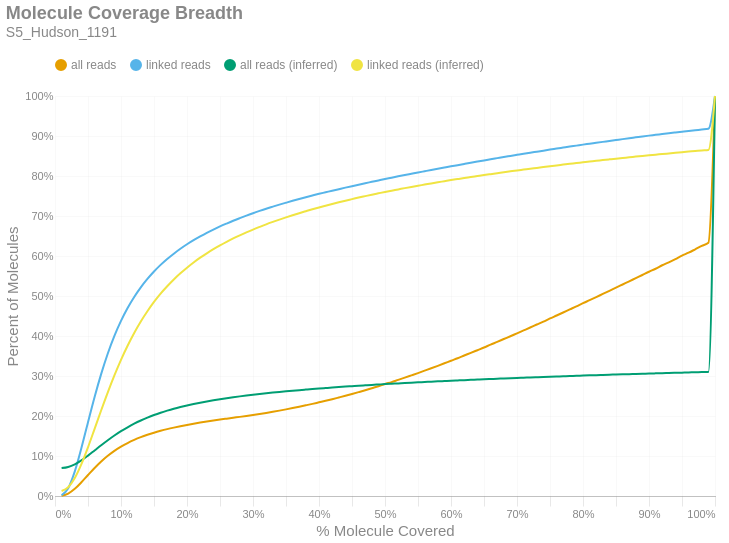

The cell this chart's notebook holds for it:
### Markdown cell above
### Molecule Read Coverage
This chart shows molecule coverage breadth as computed by the number of bases aligned to that molecule. In other words, "*how much of each unique long molecule is actually sequenced/aligned?*" Keep in mind there is a distinction between sequences and alignments, since some sequences belonging to a particular molecule may not align well and wouldn't appear in the alignment data. This chart also shows molecule coverage breadth as computed by the *inferred fragment* from which the aligned sequences originate. Unlike read coverage, this calculation takes into account the total insert size, including unsequenced gaps between the forward and reverse reads. Like the previous figures, these are cumulative percents.

### Code cell
if SKIPLR:
    print_html(f"Skipped")
else:
    binned_df = consolidated_hist(valids['coverage_bp'], mask, 0.01, True)
    binned_df_inf = consolidated_hist(valids['coverage_inserts'], mask, 0.01, True)
    binned_df = binned_df.with_columns(pl.lit(binned_df_inf['all reads (cumsum)']).alias('all reads (inferred)'))
    binned_df = binned_df.with_columns(pl.lit(binned_df_inf['linked reads (cumsum)']).alias('linked reads (inferred)'))
    binned_df = binned_df.with_columns(
        (pl.col('bin').cast(pl.Float64) + 0.01).alias('right_edge')
    )

    with SafeRender(binned_df):
        (
            density_plot(binned_df, 'Molecule Coverage Breadth', samplename, 'molcov', ['all reads (inferred)','linked reads (inferred)'])
            .encode(
                #x=alt.X('bin:Q', title="% Molecule Covered").axis(format = '%').scale(padding=0),
                x=alt.X('right_edge:Q', title="% Molecule Covered").axis(format='%').scale(padding=0),
                y=alt.Y('value:Q', title='Percent of Molecules')
                    .axis(format='%')
                    .stack(False)
                    .scale(domainMin=0, padding=0),
                color=alt.Color("key:N").scale(domain = ["all reads", "linked reads", "all reads (inferred)", "linked reads (inferred)"]),
                tooltip = [
                    alt.Tooltip("key:N", title = "Data Type"),
                    alt.Tooltip("range_label:N", title="% Molecule Covered"),
                    alt.Tooltip("value:Q", format = ".2%", title="% Molecules")
                ]
            )
        ).display()

### Figure 1 — Vega-Lite specification as saved in the notebook (floating-point values rounded to 4 significant figures)
{"width": "container", "height": 400, "config": {"title": {"anchor": "start", "dy": -15, "fontSize": 18, "color": "#888888", "subtitleColor": "#888888", "subtitleFontSize": 14}, "arc": {"fill": "#0072B2"}, "axis": {"domainColor": "#888888", "domainWidth": 0.5, "gridWidth": 0.2, "grid": false, "titleFontWeight": 400, "titleFontSize": 15, "labelFontSize": 11, "labelColor": "#888888", "tickColor": "#888888", "tickWidth": 0.2, "titleColor": "#888888"}, "axisBand": {"grid": false}, "axisX": {"grid": true, "tickSize": 10, "domainCap": "round"}, "axisY": {"domain": false, "grid": true, "tickSize": 0, "domainCap": "round"}, "background": "transparent", "header": {"labelFontSize": 15, "labelColor": "#888888", "titleFontSize": 15, "titleFontWeight": 600, "titleColor": "#888888"}, "legend": {"labelFont": "sans-serif", "labelFontSize": 12, "labelColor": "#888888", "symbolSize": 100, "symbolType": "circle", "titleFontSize": 12, "titlePadding": 10, "titleColor": "#888888", "title": null, "orient": "top"}, "range": {"category": ["#E69F00", "#56B4E9", "#009E73", "#F0E442", "#0072B2", "#D55E00", "#CC79A7", "#000000"], "diverging": ["#cfe8f3", "#a2d4ec", "#73bfe2", "#46abdb", "#1696d2", "#12719e"]}, "area": {"fill": "#0072B2", "fillOpacity": 0.7, "line": true, "strokeOpacity": 0.7}, "line": {"color": "#0072B2", "stroke": "#0072B2", "strokeWidth": 2}, "trail": {"color": "#0072B2", "stroke": "#0072B2", "strokeWidth": 0, "size": 1}, "point": {"filled": true, "fillOpacity": 1.0, "size": 95}, "text": {"color": "#888888", "fontSize": 11, "align": "right", "fontWeight": 400, "size": 11}, "bar": {"fill": "#0072B2", "stroke": null}, "view": {"stroke": null, "continuousWidth": 660, "continuousHeight": 400}}, "data": {"name": "data-bce1c4e74eb2acc0a05a7f60e969121b"}, "mark": {"type": "line", "interpolate": "monotone", "point": {"opacity": 0, "size": 275}}, "encoding": {"color": {"field": "key", "scale": {"domain": ["all reads", "linked reads", "all reads (inferred)", "linked reads (inferred)"]}, "type": "nominal"}, "tooltip": [{"field": "key", "title": "Data Type", "type": "nominal"}, {"field": "range_label", "title": "% Molecule Covered", "type": "nominal"}, {"field": "value", "format": ".2%", "title": "% Molecules", "type": "quantitative"}], "x": {"axis": {"format": "%"}, "field": "right_edge", "scale": {"padding": 0}, "title": "% Molecule Covered", "type": "quantitative"}, "y": {"axis": {"format": "%"}, "field": "value", "scale": {"domainMin": 0, "padding": 0}, "stack": false, "title": "Percent of Molecules", "type": "quantitative"}}, "params": [{"name": "param_c36ac31b6afebe62", "select": {"type": "point", "fields": ["key"]}, "bind": "legend"}], "title": {"text": "Molecule Coverage Breadth", "subtitle": "S5_Hudson_1191"}, "transform": [{"fold": ["all reads (cumsum)", "linked reads (cumsum)", "all reads (inferred)", "linked reads (inferred)"]}, {"calculate": "replace(datum.key, ' (cumsum)', '')", "as": "key"}, {"filter": {"param": "param_c36ac31b6afebe62"}}], "usermeta": {"embedOptions": {"downloadFileName": "S5_Hudson_1191.molcov"}}, "$schema": "https://vega.github.io/schema/vega-lite/v6.1.0.json", "datasets": {"data-bce1c4e74eb2acc0a05a7f60e969121b": [{"bin": "0.0", "interval": "0.0-0.01", "all reads": 0.0006454, "linked reads": 0.001726, "all reads (cumsum)": 0.0006454, "linked reads (cumsum)": 0.001726, "range_label": "0.0-0.01", "all reads (inferred)": 0.06975, "linked reads (inferred)": 0.01247, "right_edge": 0.01}, {"bin": "0.01", "interval": "0.01-0.02", "all reads": 0.00525, "linked reads": 0.01781, "all reads (cumsum)": 0.005895, "linked reads (cumsum)": 0.01954, "range_label": "0.01-0.02", "all reads (inferred)": 0.07264, "linked reads (inferred)": 0.02193, "right_edge": 0.02}, {"bin": "0.02", "interval": "0.02-0.03", "all reads": 0.01198, "linked reads": 0.04216, "all reads (cumsum)": 0.01788, "linked reads (cumsum)": 0.06169, "range_label": "0.02-0.03", "all reads (inferred)": 0.07925, "linked reads (inferred)": 0.04487, "right_edge": 0.03}, {"bin": "0.03", "interval": "0.03-0.04", "all reads": 0.01644, "linked reads": 0.05823, "all reads (cumsum)": 0.03432, "linked reads (cumsum)": 0.1199, "range_label": "0.03-0.04", "all reads (inferred)": 0.08903, "linked reads (inferred)": 0.07947, "right_edge": 0.04}, {"bin": "0.04", "interval": "0.04-0.05", "all reads": 0.01811, "linked reads": 0.0645, "all reads (cumsum)": 0.05242, "linked reads (cumsum)": 0.1844, "range_label": "0.04-0.05", "all reads (inferred)": 0.1009, "linked reads (inferred)": 0.1218, "right_edge": 0.05}, {"bin": "0.05", "interval": "0.05-0.06", "all reads": 0.01773, "linked reads": 0.06323, "all reads (cumsum)": 0.07016, "linked reads (cumsum)": 0.2477, "range_label": "0.05-0.06", "all reads (inferred)": 0.1139, "linked reads (inferred)": 0.1679, "right_edge": 0.06}, {"bin": "0.06", "interval": "0.06-0.07", "all reads": 0.01616, "linked reads": 0.0577, "all reads (cumsum)": 0.08631, "linked reads (cumsum)": 0.3054, "range_label": "0.06-0.07", "all reads (inferred)": 0.1268, "linked reads (inferred)": 0.2143, "right_edge": 0.07}, {"bin": "0.07", "interval": "0.07-0.08", "all reads": 0.01427, "linked reads": 0.051, "all reads (cumsum)": 0.1006, "linked reads (cumsum)": 0.3564, "range_label": "0.07-0.08", "all reads (inferred)": 0.1394, "linked reads (inferred)": 0.2592, "right_edge": 0.08}, {"bin": "0.08", "interval": "0.08-0.09", "all reads": 0.01234, "linked reads": 0.04407, "all reads (cumsum)": 0.1129, "linked reads (cumsum)": 0.4004, "range_label": "0.08-0.09", "all reads (inferred)": 0.1512, "linked reads (inferred)": 0.3015, "right_edge": 0.09}, {"bin": "0.09", "interval": "0.09-0.1", "all reads": 0.01051, "linked reads": 0.03748, "all reads (cumsum)": 0.1234, "linked reads (cumsum)": 0.4379, "range_label": "0.09-0.1", "all reads (inferred)": 0.1621, "linked reads (inferred)": 0.3405, "right_edge": 0.1}, {"bin": "0.1", "interval": "0.1-0.11", "all reads": 0.009024, "linked reads": 0.03207, "all reads (cumsum)": 0.1325, "linked reads (cumsum)": 0.47, "range_label": "0.1-0.11", "all reads (inferred)": 0.1719, "linked reads (inferred)": 0.3757, "right_edge": 0.11}, {"bin": "0.11", "interval": "0.11-0.12", "all reads": 0.007776, "linked reads": 0.02765, "all reads (cumsum)": 0.1402, "linked reads (cumsum)": 0.4976, "range_label": "0.11-0.12", "all reads (inferred)": 0.1808, "linked reads (inferred)": 0.4077, "right_edge": 0.12}, {"bin": "0.12", "interval": "0.12-0.13", "all reads": 0.006794, "linked reads": 0.02413, "all reads (cumsum)": 0.147, "linked reads (cumsum)": 0.5217, "range_label": "0.12-0.13", "all reads (inferred)": 0.1888, "linked reads (inferred)": 0.4363, "right_edge": 0.13}, {"bin": "0.13", "interval": "0.13-0.14", "all reads": 0.005927, "linked reads": 0.02095, "all reads (cumsum)": 0.153, "linked reads (cumsum)": 0.5427, "range_label": "0.13-0.14", "all reads (inferred)": 0.1959, "linked reads (inferred)": 0.4619, "right_edge": 0.14}, {"bin": "0.14", "interval": "0.14-0.15", "all reads": 0.005287, "linked reads": 0.01864, "all reads (cumsum)": 0.1582, "linked reads (cumsum)": 0.5613, "range_label": "0.14-0.15", "all reads (inferred)": 0.2024, "linked reads (inferred)": 0.4851, "right_edge": 0.15}, {"bin": "0.15", "interval": "0.15-0.16", "all reads": 0.004675, "linked reads": 0.01645, "all reads (cumsum)": 0.1629, "linked reads (cumsum)": 0.5778, "range_label": "0.15-0.16", "all reads (inferred)": 0.2082, "linked reads (inferred)": 0.5059, "right_edge": 0.16}, {"bin": "0.16", "interval": "0.16-0.17", "all reads": 0.004228, "linked reads": 0.01482, "all reads (cumsum)": 0.1671, "linked reads (cumsum)": 0.5926, "range_label": "0.16-0.17", "all reads (inferred)": 0.2134, "linked reads (inferred)": 0.5243, "right_edge": 0.17}, {"bin": "0.17", "interval": "0.17-0.18", "all reads": 0.003807, "linked reads": 0.01322, "all reads (cumsum)": 0.171, "linked reads (cumsum)": 0.6058, "range_label": "0.17-0.18", "all reads (inferred)": 0.2181, "linked reads (inferred)": 0.5413, "right_edge": 0.18}, {"bin": "0.18", "interval": "0.18-0.19", "all reads": 0.003527, "linked reads": 0.01221, "all reads (cumsum)": 0.1745, "linked reads (cumsum)": 0.618, "range_label": "0.18-0.19", "all reads (inferred)": 0.2224, "linked reads (inferred)": 0.5566, "right_edge": 0.19}, {"bin": "0.19", "interval": "0.19-0.2", "all reads": 0.003283, "linked reads": 0.01129, "all reads (cumsum)": 0.1778, "linked reads (cumsum)": 0.6293, "range_label": "0.19-0.2", "all reads (inferred)": 0.2264, "linked reads (inferred)": 0.5709, "right_edge": 0.2}, {"bin": "0.2", "interval": "0.2-0.21", "all reads": 0.002984, "linked reads": 0.0102, "all reads (cumsum)": 0.1807, "linked reads (cumsum)": 0.6395, "range_label": "0.2-0.21", "all reads (inferred)": 0.23, "linked reads (inferred)": 0.5839, "right_edge": 0.21}, {"bin": "0.21", "interval": "0.21-0.22", "all reads": 0.002771, "linked reads": 0.009373, "all reads (cumsum)": 0.1835, "linked reads (cumsum)": 0.6489, "range_label": "0.21-0.22", "all reads (inferred)": 0.2334, "linked reads (inferred)": 0.5958, "right_edge": 0.22}, {"bin": "0.22", "interval": "0.22-0.23", "all reads": 0.002653, "linked reads": 0.008887, "all reads (cumsum)": 0.1862, "linked reads (cumsum)": 0.6578, "range_label": "0.22-0.23", "all reads (inferred)": 0.2365, "linked reads (inferred)": 0.6068, "right_edge": 0.23}, {"bin": "0.23", "interval": "0.23-0.24", "all reads": 0.00251, "linked reads": 0.008259, "all reads (cumsum)": 0.1887, "linked reads (cumsum)": 0.666, "range_label": "0.23-0.24", "all reads (inferred)": 0.2393, "linked reads (inferred)": 0.617, "right_edge": 0.24}, {"bin": "0.24", "interval": "0.24-0.25", "all reads": 0.002405, "linked reads": 0.00783, "all reads (cumsum)": 0.1911, "linked reads (cumsum)": 0.6739, "range_label": "0.24-0.25", "all reads (inferred)": 0.242, "linked reads (inferred)": 0.6266, "right_edge": 0.25}, {"bin": "0.25", "interval": "0.25-0.26", "all reads": 0.002278, "linked reads": 0.007266, "all reads (cumsum)": 0.1934, "linked reads (cumsum)": 0.6811, "range_label": "0.25-0.26", "all reads (inferred)": 0.2445, "linked reads (inferred)": 0.6355, "right_edge": 0.26}, {"bin": "0.26", "interval": "0.26-0.27", "all reads": 0.002243, "linked reads": 0.007003, "all reads (cumsum)": 0.1956, "linked reads (cumsum)": 0.6881, "range_label": "0.26-0.27", "all reads (inferred)": 0.2469, "linked reads (inferred)": 0.6438, "right_edge": 0.27}, {"bin": "0.27", "interval": "0.27-0.28", "all reads": 0.002188, "linked reads": 0.006504, "all reads (cumsum)": 0.1978, "linked reads (cumsum)": 0.6946, "range_label": "0.27-0.28", "all reads (inferred)": 0.2491, "linked reads (inferred)": 0.6517, "right_edge": 0.28}, {"bin": "0.28", "interval": "0.28-0.29", "all reads": 0.002288, "linked reads": 0.006269, "all reads (cumsum)": 0.2001, "linked reads (cumsum)": 0.7009, "range_label": "0.28-0.29", "all reads (inferred)": 0.2511, "linked reads (inferred)": 0.6591, "right_edge": 0.29}, {"bin": "0.29", "interval": "0.29-0.3", "all reads": 0.002443, "linked reads": 0.006071, "all reads (cumsum)": 0.2025, "linked reads (cumsum)": 0.707, "range_label": "0.29-0.3", "all reads (inferred)": 0.2531, "linked reads (inferred)": 0.6661, "right_edge": 0.3}, {"bin": "0.3", "interval": "0.3-0.31", "all reads": 0.002554, "linked reads": 0.005726, "all reads (cumsum)": 0.2051, "linked reads (cumsum)": 0.7127, "range_label": "0.3-0.31", "all reads (inferred)": 0.255, "linked reads (inferred)": 0.6727, "right_edge": 0.31}, {"bin": "0.31", "interval": "0.31-0.32", "all reads": 0.002674, "linked reads": 0.005489, "all reads (cumsum)": 0.2078, "linked reads (cumsum)": 0.7182, "range_label": "0.31-0.32", "all reads (inferred)": 0.2568, "linked reads (inferred)": 0.6792, "right_edge": 0.32}, {"bin": "0.32", "interval": "0.32-0.33", "all reads": 0.002791, "linked reads": 0.005141, "all reads (cumsum)": 0.2105, "linked reads (cumsum)": 0.7233, "range_label": "0.32-0.33", "all reads (inferred)": 0.2585, "linked reads (inferred)": 0.6852, "right_edge": 0.33}, {"bin": "0.33", "interval": "0.33-0.34", "all reads": 0.002924, "linked reads": 0.005032, "all reads (cumsum)": 0.2135, "linked reads (cumsum)": 0.7284, "range_label": "0.33-0.34", "all reads (inferred)": 0.2601, "linked reads (inferred)": 0.691, "right_edge": 0.34}, {"bin": "0.34", "interval": "0.34-0.35", "all reads": 0.003086, "linked reads": 0.004831, "all reads (cumsum)": 0.2166, "linked reads (cumsum)": 0.7332, "range_label": "0.34-0.35", "all reads (inferred)": 0.2617, "linked reads (inferred)": 0.6966, "right_edge": 0.35}, {"bin": "0.35", "interval": "0.35-0.36", "all reads": 0.003229, "linked reads": 0.004747, "all reads (cumsum)": 0.2198, "linked reads (cumsum)": 0.7379, "range_label": "0.35-0.36", "all reads (inferred)": 0.2632, "linked reads (inferred)": 0.7019, "right_edge": 0.36}, {"bin": "0.36", "interval": "0.36-0.37", "all reads": 0.003383, "linked reads": 0.004557, "all reads (cumsum)": 0.2232, "linked reads (cumsum)": 0.7425, "range_label": "0.36-0.37", "all reads (inferred)": 0.2646, "linked reads (inferred)": 0.707, "right_edge": 0.37}, {"bin": "0.37", "interval": "0.37-0.38", "all reads": 0.003524, "linked reads": 0.004443, "all reads (cumsum)": 0.2267, "linked reads (cumsum)": 0.7469, "range_label": "0.37-0.38", "all reads (inferred)": 0.266, "linked reads (inferred)": 0.7119, "right_edge": 0.38}, {"bin": "0.38", "interval": "0.38-0.39", "all reads": 0.003612, "linked reads": 0.004279, "all reads (cumsum)": 0.2303, "linked reads (cumsum)": 0.7512, "range_label": "0.38-0.39", "all reads (inferred)": 0.2674, "linked reads (inferred)": 0.7168, "right_edge": 0.39}, {"bin": "0.39", "interval": "0.39-0.4", "all reads": 0.003847, "linked reads": 0.004177, "all reads (cumsum)": 0.2341, "linked reads (cumsum)": 0.7554, "range_label": "0.39-0.4", "all reads (inferred)": 0.2687, "linked reads (inferred)": 0.7214, "right_edge": 0.4}, {"bin": "0.4", "interval": "0.4-0.41", "all reads": 0.003818, "linked reads": 0.003914, "all reads (cumsum)": 0.238, "linked reads (cumsum)": 0.7593, "range_label": "0.4-0.41", "all reads (inferred)": 0.2699, "linked reads (inferred)": 0.7258, "right_edge": 0.41}, {"bin": "0.41", "interval": "0.41-0.42", "all reads": 0.00405, "linked reads": 0.003959, "all reads (cumsum)": 0.242, "linked reads (cumsum)": 0.7633, "range_label": "0.41-0.42", "all reads (inferred)": 0.2712, "linked reads (inferred)": 0.7301, "right_edge": 0.42}, {"bin": "0.42", "interval": "0.42-0.43", "all reads": 0.004245, "linked reads": 0.003807, "all reads (cumsum)": 0.2463, "linked reads (cumsum)": 0.7671, "range_label": "0.42-0.43", "all reads (inferred)": 0.2724, "linked reads (inferred)": 0.7343, "right_edge": 0.43}, {"bin": "0.43", "interval": "0.43-0.44", "all reads": 0.004299, "linked reads": 0.003803, "all reads (cumsum)": 0.2506, "linked reads (cumsum)": 0.7709, "range_label": "0.43-0.44", "all reads (inferred)": 0.2735, "linked reads (inferred)": 0.7383, "right_edge": 0.44}, {"bin": "0.44", "interval": "0.44-0.45", "all reads": 0.004501, "linked reads": 0.003719, "all reads (cumsum)": 0.2551, "linked reads (cumsum)": 0.7746, "range_label": "0.44-0.45", "all reads (inferred)": 0.2746, "linked reads (inferred)": 0.7422, "right_edge": 0.45}, {"bin": "0.45", "interval": "0.45-0.46", "all reads": 0.004631, "linked reads": 0.003663, "all reads (cumsum)": 0.2597, "linked reads (cumsum)": 0.7783, "range_label": "0.45-0.46", "all reads (inferred)": 0.2757, "linked reads (inferred)": 0.746, "right_edge": 0.46}, {"bin": "0.46", "interval": "0.46-0.47", "all reads": 0.004721, "linked reads": 0.003608, "all reads (cumsum)": 0.2644, "linked reads (cumsum)": 0.7819, "range_label": "0.46-0.47", "all reads (inferred)": 0.2767, "linked reads (inferred)": 0.7496, "right_edge": 0.47}, {"bin": "0.47", "interval": "0.47-0.48", "all reads": 0.004944, "linked reads": 0.003535, "all reads (cumsum)": 0.2694, "linked reads (cumsum)": 0.7854, "range_label": "0.47-0.48", "all reads (inferred)": 0.2777, "linked reads (inferred)": 0.7532, "right_edge": 0.48}, {"bin": "0.48", "interval": "0.48-0.49", "all reads": 0.004905, "linked reads": 0.003551, "all reads (cumsum)": 0.2743, "linked reads (cumsum)": 0.789, "range_label": "0.48-0.49", "all reads (inferred)": 0.2787, "linked reads (inferred)": 0.7567, "right_edge": 0.49}, {"bin": "0.49", "interval": "0.49-0.5", "all reads": 0.005576, "linked reads": 0.003515, "all reads (cumsum)": 0.2798, "linked reads (cumsum)": 0.7925, "range_label": "0.49-0.5", "all reads (inferred)": 0.2797, "linked reads (inferred)": 0.7602, "right_edge": 0.5}, {"bin": "0.5", "interval": "0.5-0.51", "all reads": 0.004944, "linked reads": 0.00327, "all reads (cumsum)": 0.2848, "linked reads (cumsum)": 0.7957, "range_label": "0.5-0.51", "all reads (inferred)": 0.2806, "linked reads (inferred)": 0.7634, "right_edge": 0.51}, {"bin": "0.51", "interval": "0.51-0.52", "all reads": 0.0056, "linked reads": 0.003398, "all reads (cumsum)": 0.2904, "linked reads (cumsum)": 0.7991, "range_label": "0.51-0.52", "all reads (inferred)": 0.2815, "linked reads (inferred)": 0.7665, "right_edge": 0.52}, {"bin": "0.52", "interval": "0.52-0.53", "all reads": 0.005494, "linked reads": 0.003266, "all reads (cumsum)": 0.2959, "linked reads (cumsum)": 0.8024, "range_label": "0.52-0.53", "all reads (inferred)": 0.2824, "linked reads (inferred)": 0.7697, "right_edge": 0.53}, {"bin": "0.53", "interval": "0.53-0.54", "all reads": 0.005709, "linked reads": 0.003171, "all reads (cumsum)": 0.3016, "linked reads (cumsum)": 0.8056, "range_label": "0.53-0.54", "all reads (inferred)": 0.2833, "linked reads (inferred)": 0.7727, "right_edge": 0.54}, {"bin": "0.54", "interval": "0.54-0.55", "all reads": 0.005738, "linked reads": 0.003177, "all reads (cumsum)": 0.3073, "linked reads (cumsum)": 0.8087, "range_label": "0.54-0.55", "all reads (inferred)": 0.2841, "linked reads (inferred)": 0.7756, "right_edge": 0.55}, {"bin": "0.55", "interval": "0.55-0.56", "all reads": 0.005999, "linked reads": 0.003129, "all reads (cumsum)": 0.3133, "linked reads (cumsum)": 0.8119, "range_label": "0.55-0.56", "all reads (inferred)": 0.285, "linked reads (inferred)": 0.7785, "right_edge": 0.56}, {"bin": "0.56", "interval": "0.56-0.57", "all reads": 0.006022, "linked reads": 0.003124, "all reads (cumsum)": 0.3193, "linked reads (cumsum)": 0.815, "range_label": "0.56-0.57", "all reads (inferred)": 0.2858, "linked reads (inferred)": 0.7814, "right_edge": 0.57}, {"bin": "0.57", "interval": "0.57-0.58", "all reads": 0.006124, "linked reads": 0.003096, "all reads (cumsum)": 0.3255, "linked reads (cumsum)": 0.8181, "range_label": "0.57-0.58", "all reads (inferred)": 0.2866, "linked reads (inferred)": 0.7843, "right_edge": 0.58}, {"bin": "0.58", "interval": "0.58-0.59", "all reads": 0.006313, "linked reads": 0.003078, "all reads (cumsum)": 0.3318, "linked reads (cumsum)": 0.8212, "range_label": "0.58-0.59", "all reads (inferred)": 0.2874, "linked reads (inferred)": 0.787, "right_edge": 0.59}, {"bin": "0.59", "interval": "0.59-0.6", "all reads": 0.006477, "linked reads": 0.003046, "all reads (cumsum)": 0.3383, "linked reads (cumsum)": 0.8242, "range_label": "0.59-0.6", "all reads (inferred)": 0.2882, "linked reads (inferred)": 0.7898, "right_edge": 0.6}, {"bin": "0.6", "interval": "0.6-0.61", "all reads": 0.006254, "linked reads": 0.0029, "all reads (cumsum)": 0.3445, "linked reads (cumsum)": 0.8271, "range_label": "0.6-0.61", "all reads (inferred)": 0.2889, "linked reads (inferred)": 0.7923, "right_edge": 0.61}, {"bin": "0.61", "interval": "0.61-0.62", "all reads": 0.006684, "linked reads": 0.003023, "all reads (cumsum)": 0.3512, "linked reads (cumsum)": 0.8301, "range_label": "0.61-0.62", "all reads (inferred)": 0.2897, "linked reads (inferred)": 0.7949, "right_edge": 0.62}, {"bin": "0.62", "interval": "0.62-0.63", "all reads": 0.00657, "linked reads": 0.002983, "all reads (cumsum)": 0.3578, "linked reads (cumsum)": 0.8331, "range_label": "0.62-0.63", "all reads (inferred)": 0.2904, "linked reads (inferred)": 0.7973, "right_edge": 0.63}, {"bin": "0.63", "interval": "0.63-0.64", "all reads": 0.006731, "linked reads": 0.002885, "all reads (cumsum)": 0.3645, "linked reads (cumsum)": 0.836, "range_label": "0.63-0.64", "all reads (inferred)": 0.2911, "linked reads (inferred)": 0.7998, "right_edge": 0.64}, {"bin": "0.64", "interval": "0.64-0.65", "all reads": 0.006743, "linked reads": 0.002915, "all reads (cumsum)": 0.3712, "linked reads (cumsum)": 0.8389, "range_label": "0.64-0.65", "all reads (inferred)": 0.2918, "linked reads (inferred)": 0.8023, "right_edge": 0.65}, {"bin": "0.65", "interval": "0.65-0.66", "all reads": 0.007199, "linked reads": 0.002975, "all reads (cumsum)": 0.3784, "linked reads (cumsum)": 0.8419, "range_label": "0.65-0.66", "all reads (inferred)": 0.2925, "linked reads (inferred)": 0.8046, "right_edge": 0.66}, {"bin": "0.66", "interval": "0.66-0.67", "all reads": 0.006843, "linked reads": 0.002809, "all reads (cumsum)": 0.3853, "linked reads (cumsum)": 0.8447, "range_label": "0.66-0.67", "all reads (inferred)": 0.2931, "linked reads (inferred)": 0.807, "right_edge": 0.67}, {"bin": "0.67", "interval": "0.67-0.68", "all reads": 0.007131, "linked reads": 0.002811, "all reads (cumsum)": 0.3924, "linked reads (cumsum)": 0.8475, "range_label": "0.67-0.68", "all reads (inferred)": 0.2938, "linked reads (inferred)": 0.8093, "right_edge": 0.68}, {"bin": "0.68", "interval": "0.68-0.69", "all reads": 0.007009, "linked reads": 0.002681, "all reads (cumsum)": 0.3994, "linked reads (cumsum)": 0.8502, "range_label": "0.68-0.69", "all reads (inferred)": 0.2945, "linked reads (inferred)": 0.8116, "right_edge": 0.69}, {"bin": "0.69", "interval": "0.69-0.7", "all reads": 0.007298, "linked reads": 0.002691, "all reads (cumsum)": 0.4067, "linked reads (cumsum)": 0.8529, "range_label": "0.69-0.7", "all reads (inferred)": 0.2951, "linked reads (inferred)": 0.8138, "right_edge": 0.7}, {"bin": "0.7", "interval": "0.7-0.71", "all reads": 0.007231, "linked reads": 0.002694, "all reads (cumsum)": 0.4139, "linked reads (cumsum)": 0.8556, "range_label": "0.7-0.71", "all reads (inferred)": 0.2958, "linked reads (inferred)": 0.816, "right_edge": 0.71}, {"bin": "0.71", "interval": "0.71-0.72", "all reads": 0.007249, "linked reads": 0.002623, "all reads (cumsum)": 0.4212, "linked reads (cumsum)": 0.8582, "range_label": "0.71-0.72", "all reads (inferred)": 0.2964, "linked reads (inferred)": 0.8182, "right_edge": 0.72}, {"bin": "0.72", "interval": "0.72-0.73", "all reads": 0.007472, "linked reads": 0.002581, "all reads (cumsum)": 0.4287, "linked reads (cumsum)": 0.8608, "range_label": "0.72-0.73", "all reads (inferred)": 0.297, "linked reads (inferred)": 0.8203, "right_edge": 0.73}, {"bin": "0.73", "interval": "0.73-0.74", "all reads": 0.007334, "linked reads": 0.00259, "all reads (cumsum)": 0.436, "linked reads (cumsum)": 0.8634, "range_label": "0.73-0.74", "all reads (inferred)": 0.2976, "linked reads (inferred)": 0.8224, "right_edge": 0.74}, {"bin": "0.74", "interval": "0.74-0.75", "all reads": 0.007843, "linked reads": 0.00264, "all reads (cumsum)": 0.4438, "linked reads (cumsum)": 0.866, "range_label": "0.74-0.75", "all reads (inferred)": 0.2982, "linked reads (inferred)": 0.8245, "right_edge": 0.75}, {"bin": "0.75", "interval": "0.75-0.76", "all reads": 0.00734, "linked reads": 0.002462, "all reads (cumsum)": 0.4512, "linked reads (cumsum)": 0.8685, "range_label": "0.75-0.76", "all reads (inferred)": 0.2988, "linked reads (inferred)": 0.8265, "right_edge": 0.76}, {"bin": "0.76", "interval": "0.76-0.77", "all reads": 0.007558, "linked reads": 0.002517, "all reads (cumsum)": 0.4587, "linked reads (cumsum)": 0.871, "range_label": "0.76-0.77", "all reads (inferred)": 0.2994, "linked reads (inferred)": 0.8285, "right_edge": 0.77}, {"bin": "0.77", "interval": "0.77-0.78", "all reads": 0.007667, "linked reads": 0.002514, "all reads (cumsum)": 0.4664, "linked reads (cumsum)": 0.8735, "range_label": "0.77-0.78", "all reads (inferred)": 0.3, "linked reads (inferred)": 0.8305, "right_edge": 0.78}, {"bin": "0.78", "interval": "0.78-0.79", "all reads": 0.007584, "linked reads": 0.002419, "all reads (cumsum)": 0.474, "linked reads (cumsum)": 0.8759, "range_label": "0.78-0.79", "all reads (inferred)": 0.3005, "linked reads (inferred)": 0.8323, "right_edge": 0.79}, {"bin": "0.79", "interval": "0.79-0.8", "all reads": 0.008067, "linked reads": 0.002476, "all reads (cumsum)": 0.4821, "linked reads (cumsum)": 0.8784, "range_label": "0.79-0.8", "all reads (inferred)": 0.3011, "linked reads (inferred)": 0.8344, "right_edge": 0.8}, {"bin": "0.8", "interval": "0.8-0.81", "all reads": 0.007447, "linked reads": 0.002269, "all reads (cumsum)": 0.4895, "linked reads (cumsum)": 0.8807, "range_label": "0.8-0.81", "all reads (inferred)": 0.3016, "linked reads (inferred)": 0.8362, "right_edge": 0.81}, {"bin": "0.81", "interval": "0.81-0.82", "all reads": 0.007711, "linked reads": 0.002341, "all reads (cumsum)": 0.4972, "linked reads (cumsum)": 0.883, "range_label": "0.81-0.82", "all reads (inferred)": 0.3021, "linked reads (inferred)": 0.838, "right_edge": 0.82}, {"bin": "0.82", "interval": "0.82-0.83", "all reads": 0.007935, "linked reads": 0.002294, "all reads (cumsum)": 0.5052, "linked reads (cumsum)": 0.8853, "range_label": "0.82-0.83", "all reads (inferred)": 0.3027, "linked reads (inferred)": 0.8398, "right_edge": 0.83}, {"bin": "0.83", "interval": "0.83-0.84", "all reads": 0.00787, "linked reads": 0.002268, "all reads (cumsum)": 0.513, "linked reads (cumsum)": 0.8876, "range_label": "0.83-0.84", "all reads (inferred)": 0.3032, "linked reads (inferred)": 0.8416, "right_edge": 0.84}, {"bin": "0.84", "interval": "0.84-0.85", "all reads": 0.007801, "linked reads": 0.002297, "all reads (cumsum)": 0.5208, "linked reads (cumsum)": 0.8899, "range_label": "0.84-0.85", "all reads (inferred)": 0.3037, "linked reads (inferred)": 0.8434, "right_edge": 0.85}, {"bin": "0.85", "interval": "0.85-0.86", "all reads": 0.00792, "linked reads": 0.002314, "all reads (cumsum)": 0.5287, "linked reads (cumsum)": 0.8922, "range_label": "0.85-0.86", "all reads (inferred)": 0.3042, "linked reads (inferred)": 0.8451, "right_edge": 0.86}, {"bin": "0.86", "interval": "0.86-0.87", "all reads": 0.007901, "linked reads": 0.002253, "all reads (cumsum)": 0.5366, "linked reads (cumsum)": 0.8944, "range_label": "0.86-0.87", "all reads (inferred)": 0.3047, "linked reads (inferred)": 0.8468, "right_edge": 0.87}, {"bin": "0.87", "interval": "0.87-0.88", "all reads": 0.007961, "linked reads": 0.002188, "all reads (cumsum)": 0.5446, "linked reads (cumsum)": 0.8966, "range_label": "0.87-0.88", "all reads (inferred)": 0.3052, "linked reads (inferred)": 0.8485, "right_edge": 0.88}, {"bin": "0.88", "interval": "0.88-0.89", "all reads": 0.007936, "linked reads": 0.002203, "all reads (cumsum)": 0.5525, "linked reads (cumsum)": 0.8988, "range_label": "0.88-0.89", "all reads (inferred)": 0.3057, "linked reads (inferred)": 0.8501, "right_edge": 0.89}, {"bin": "0.89", "interval": "0.89-0.9", "all reads": 0.00805, "linked reads": 0.002113, "all reads (cumsum)": 0.5606, "linked reads (cumsum)": 0.901, "range_label": "0.89-0.9", "all reads (inferred)": 0.3061, "linked reads (inferred)": 0.8518, "right_edge": 0.9}, {"bin": "0.9", "interval": "0.9-0.91", "all reads": 0.007555, "linked reads": 0.001937, "all reads (cumsum)": 0.5682, "linked reads (cumsum)": 0.9029, "range_label": "0.9-0.91", "all reads (inferred)": 0.3066, "linked reads (inferred)": 0.8533, "right_edge": 0.91}, {"bin": "0.91", "interval": "0.91-0.92", "all reads": 0.008677, "linked reads": 0.002025, "all reads (cumsum)": 0.5768, "linked reads (cumsum)": 0.9049, "range_label": "0.91-0.92", "all reads (inferred)": 0.3071, "linked reads (inferred)": 0.8549, "right_edge": 0.92}, {"bin": "0.92", "interval": "0.92-0.93", "all reads": 0.007329, "linked reads": 0.001967, "all reads (cumsum)": 0.5842, "linked reads (cumsum)": 0.9069, "range_label": "0.92-0.93", "all reads (inferred)": 0.3075, "linked reads (inferred)": 0.8564, "right_edge": 0.93}, {"bin": "0.93", "interval": "0.93-0.94", "all reads": 0.008086, "linked reads": 0.001934, "all reads (cumsum)": 0.5922, "linked reads (cumsum)": 0.9088, "range_label": "0.93-0.94", "all reads (inferred)": 0.308, "linked reads (inferred)": 0.8579, "right_edge": 0.94}, {"bin": "0.94", "interval": "0.94-0.95", "all reads": 0.008663, "linked reads": 0.001922, "all reads (cumsum)": 0.6009, "linked reads (cumsum)": 0.9107, "range_label": "0.94-0.95", "all reads (inferred)": 0.3084, "linked reads (inferred)": 0.8594, "right_edge": 0.95}, {"bin": "0.95", "interval": "0.95-0.96", "all reads": 0.007322, "linked reads": 0.001913, "all reads (cumsum)": 0.6082, "linked reads (cumsum)": 0.9126, "range_label": "0.95-0.96", "all reads (inferred)": 0.3089, "linked reads (inferred)": 0.861, "right_edge": 0.96}, {"bin": "0.96", "interval": "0.96-0.97", "all reads": 0.00846, "linked reads": 0.001827, "all reads (cumsum)": 0.6167, "linked reads (cumsum)": 0.9145, "range_label": "0.96-0.97", "all reads (inferred)": 0.3093, "linked reads (inferred)": 0.8625, "right_edge": 0.97}, {"bin": "0.97", "interval": "0.97-0.98", "all reads": 0.00865, "linked reads": 0.001754, "all reads (cumsum)": 0.6253, "linked reads (cumsum)": 0.9162, "range_label": "0.97-0.98", "all reads (inferred)": 0.3098, "linked reads (inferred)": 0.864, "right_edge": 0.98}, {"bin": "0.98", "interval": "0.98-0.99", "all reads": 0.007723, "linked reads": 0.001864, "all reads (cumsum)": 0.6331, "linked reads (cumsum)": 0.9181, "range_label": "0.98-0.99", "all reads (inferred)": 0.3102, "linked reads (inferred)": 0.8652, "right_edge": 0.99}, {"bin": "0.99", "interval": "0.99-1.0", "all reads": 0.3669, "linked reads": 0.08191, "all reads (cumsum)": 1.0, "linked reads (cumsum)": 1.0, "range_label": "0.99-1.0", "all reads (inferred)": 1.0, "linked reads (inferred)": 1.0, "right_edge": 1.0}]}}
